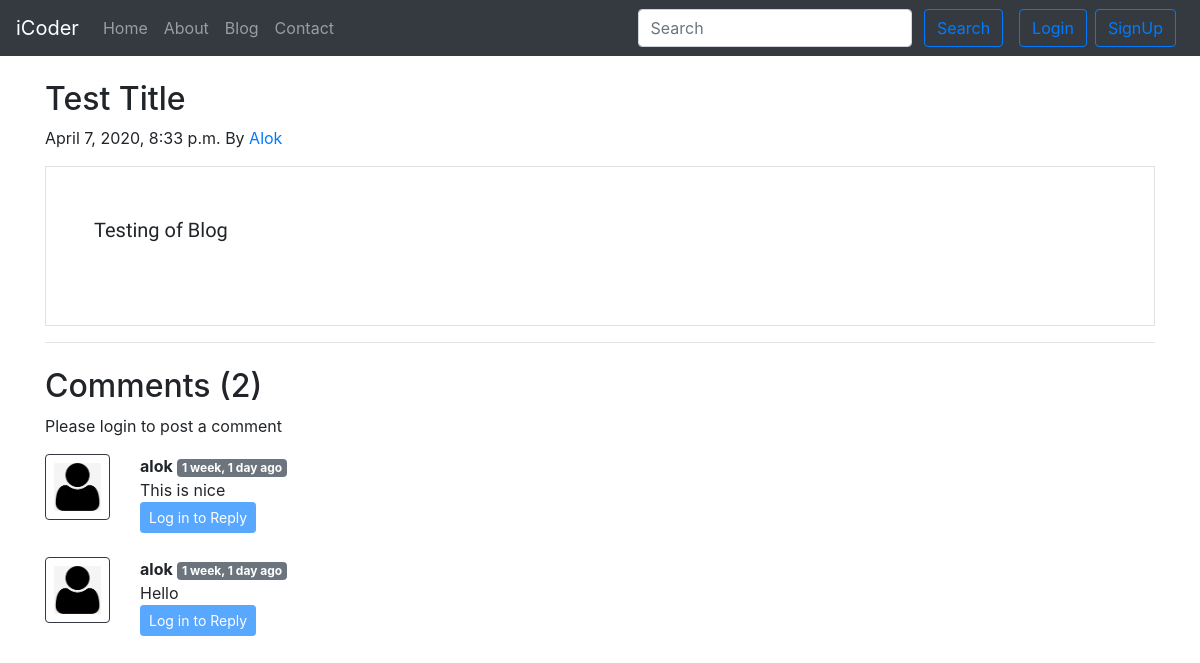
/blog/first-post, run on an earlier commit of the app's database.
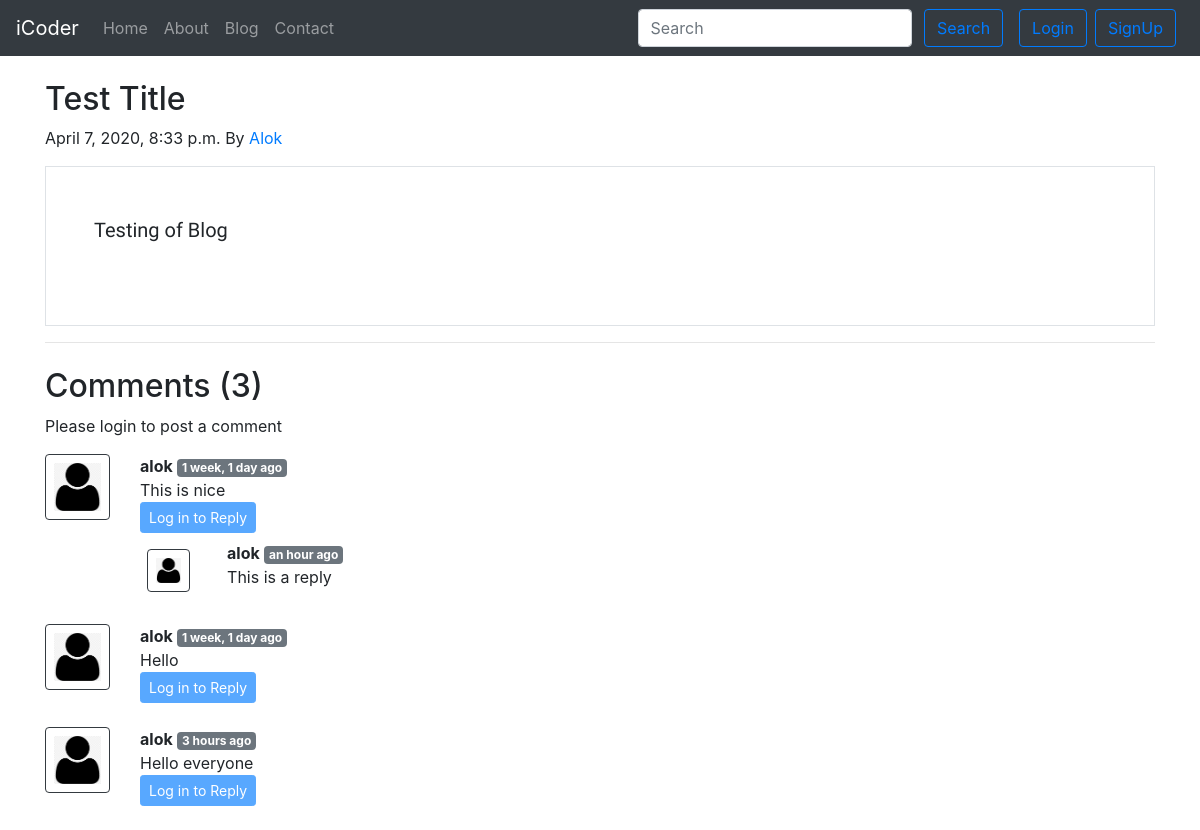
And on a later commit of the database.
### blog/models.py (models this page shows, shortened)
class Post(models.Model):
    sno = models.AutoField(primary_key=True)
    title = models.CharField(max_length=255)
    content = models.TextField()
    author = models.CharField(max_length=13)
    slug = models.CharField(max_length=130)
    timeStamp = models.DateTimeField(blank=True)

class BlogComment(models.Model):
    sno = models.AutoField(primary_key=True)
    comment = models.TextField()
    user = models.ForeignKey(User, on_delete=models.CASCADE)
    post = models.ForeignKey(Post, on_delete=models.CASCADE)
    parent = models.ForeignKey('self', on_delete=models.CASCADE, null=True)
    timestamp = models.DateTimeField(default=now)

### blog/views.py (the view)
# urls.py: path('<str:slug>', views.blogPost, name='blogPost'),
def blogPost(request, slug):
    post = Post.objects.filter(slug=slug).first()
    comments = BlogComment.objects.filter(post=post, parent=None)
    replies = BlogComment.objects.filter(post=post).exclude(parent=None)
    replyDict = {}
    for reply in replies:
        if reply.sno not in replyDict.keys():
            replyDict[reply.parent.sno] = [reply]
        else:
            replyDict[reply.parent.sno].append(reply)
    context = {'post': post, 'comments': comments,
               'user': request.user, 'replyDict': replyDict}
    return render(request, 'blog/blogPost.html', context)

### blog/templatetags/extras.py (called while the page is built)
@register.filter(name='get_val')
def get_val(dict, key):
    return dict.get(key)

### templates/blog/blogPost.html (shortened to what this page needs)
{% extends 'base.html' %}
{% block body %}
{% load humanize %}
{% load extras %}
<div class="container my-4">
        <div class="blog-post">
                <h2 class="blog-post-title">{{post.title}}</h2>
                <p class="blog-post-meta">{{post.timeStamp}} By <a href="/about">{{post.author}}</a></p>
                <div class="border p-5">
                        <pre><p class="text-justify">{{post.content}}<p></pre>
                </div>
                <hr>
        </div>
</div>
<div class="container">
        <h2>Comments ({{comments.count}})</h2>
        <div class="my-2">
                {% if user.is_authenticated %}
                <form action="/blog/postComment" method="POST">{% csrf_token %}
                        <div class="form-group">
                                <label for="exampleInputEmail1">Post Comment</label>
                                <input type="text" class="form-control" name="comment" id="comment"
                                        placeholder="Enter comment here......">
                        </div>
                        <input type="hidden" name="postSno" value="{{post.sno}}">
                        <input type="hidden" name="parentSno" value="">
                        <button type="submit" class="btn btn-primary">Submit</button>
                </form>
                {% else %}
                <p>Please login to post a comment</p>
                {% endif %}
        </div>
        {% for comment in comments %}
        <div class="row my-3">
                <div class="col-md-1"><img class="rounded mx-auto d-block w-100 p-2 border border-dark"
                                src="/static/img/user.png" alt="user"></div>
                <div class="col-md-11">
                        <b>{{comment.user.username}}</b> <span class="badge badge-secondary">
                                {{comment.timestamp | naturaltime}} </span>
                        <div>{{comment.comment}}</div>
                        <div class="reply mx-0">
                                {% if user.is_authenticated %}
                                <button class="btn btn-sm btn-primary" type="button" data-toggle="collapse"
                                        data-target="#replyBox{{comment.sno}}" aria-expanded="false"
                                        aria-controls="replyBox{{comment.sno}}">
                                        Reply
                                </button>
                                <div class="collapse" id="replyBox{{comment.sno}}">
                                        <div class="card card-body my-2">
                                                <form action="/blog/postComment" method="POST">{% csrf_token %}
                                                        <div class="form-group">
                                                                <label for="comment">Post a Reply</label>
                                                                <input type="text" class="form-control" name="comment"
                                                                        id="comment"
                                                                        placeholder="Enter comment here......">
                                                                <input type="hidden" name="parentSno"
                                                                        value="{{comment.sno}}">
                                                        </div>
                                                        <input type="hidden" name="postSno" value="{{post.sno}}">
                                                        <button type="submit" class="btn btn-primary">Submit</button>
                                                </form>
                                        </div>
                                </div>
                                {% else %}
                                <button class="btn btn-sm btn-primary" type="button" data-toggle="collapse"
                                        data-target="#replyBox{{comment.sno}}" aria-expanded="false"
                                        aria-controls="replyBox{{comment.sno}}" disabled>
                                        Log in to Reply
                                </button>
                                {% endif %}
                                <div class="replies my-2">
                                        {% for reply in replyDict|get_val:comment.sno %}
                                        <div class="row my-2">
                                                <div class="col-md-1">
                                                        <img class="rounded mx-auto d-block w-75 p-2 my-2 border border-dark"
                                                                src="/static/img/user.png" alt="user">
                                                </div>
                                                <div class="col-md-11">
                                                        <b>{{reply.user.username}}</b> <span
                                                                class="badge badge-secondary">
                                                                {{reply.timestamp | naturaltime}} </span>
                                                        <div>{{reply.comment}}</div>
                                                </div>
                                        </div>
                                        {% endfor %}
                                </div>
                        </div>
                </div>
        </div>
        {% endfor %}
</div>
{% endblock body %}

### templates/base.html (shortened to what this page needs)
<!doctype html>
<html lang="en">
<head>
    <link rel="stylesheet" href="https://stackpath.bootstrapcdn.com/bootstrap/4.4.1/css/bootstrap.min.css"
>
</head>
<body>
    <nav class="navbar navbar-expand-lg navbar-dark bg-dark">
        <a class="navbar-brand" href="/">iCoder</a>
        <div class="collapse navbar-collapse" id="navbarSupportedContent">
            <ul class="navbar-nav mr-auto">
                <li class="nav-item {% block homeactive  %}{% endblock homeactive  %}">
                    <a class="nav-link" href="/">Home <span class="sr-only">(current)</span></a>
                </li>
                <li class="nav-item {% block aboutactive  %}{% endblock aboutactive  %}">
                    <a class="nav-link" href="/about">About</a>
                </li>
                <li class="nav-item {% block blogactive  %}{% endblock blogactive  %}">
                    <a class="nav-link" href="/blog">Blog</a>
                </li>
                <li class="nav-item {% block contactactive  %}{% endblock contactactive  %}">
                    <a class="nav-link" href="/contact">Contact</a>
                </li>
            </ul>
            <div class="ml-auto form-inline">
            <form method="GET" action="/search" class="my-2 my-lg-0 mx-3">
                <input name="query" id="query" class="form-control mr-sm-2" type="search" placeholder="Search"
                    aria-label="Search">
                <button class="btn btn-outline-primary my-2 my-sm-0" type="submit">Search</button>
            </form>
            {% if user.is_authenticated %}
                 <ul class="navbar-nav mr-2">
                    <li class="nav-item dropdown">
                            <a class="nav-link dropdown-toggle" href="#" id="navbarDropdown" role="button" data-toggle="dropdown" aria-haspopup="true" aria-expanded="false">
                            Welcome {{request.user}} !
                            </a>
                            <div class="dropdown-menu" aria-labelledby="navbarDropdown">
                            <a class="dropdown-item" href="/logout">Logout</a>
                    </li>
                </ul>
            {% else %}
            <button type="button" class="btn btn-outline-primary mr-2" data-toggle="modal" data-target="#loginModal">
                Login
            </button>
            <button type="button" class="btn btn-outline-primary mr-2" data-toggle="modal" data-target="#signupModal">
                SignUp
            </button>
            {% endif %}
        </div>
        </div>
    </nav>
    {% block body %}
    {% endblock body %}
</body>
</html>

### templates/base.html (style rules this page uses)
pre { overflow-x: auto; white-space: pre-wrap; white-space: -moz-pre-wrap; white-space: -pre-wrap; white-space: -o-pre-wrap; word-wrap: break-word; font-family: 'Open Sans Condensed', sans-serif; font-size: 20px; }

What changed in the data, as far as the page shows it:
added BlogComment: user.username "alok", timestamp "an hour ago", comment "This is a reply"
added BlogComment: user.username "alok", timestamp "3 hours ago", comment "Hello everyone", shown under "Comments (3)"
Also different on the page:
{{ comments.count }}: "2" → "3"
